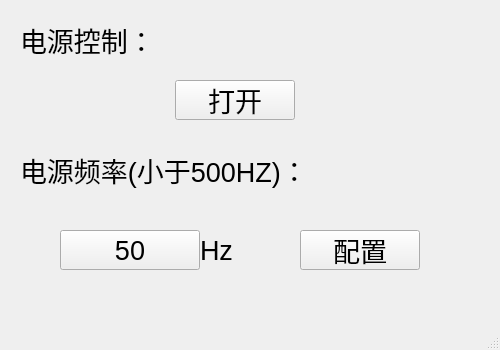
<?xml version="1.0" encoding="UTF-8"?>
<ui version="4.0">
 <class>power</class>
 <widget class="QMainWindow" name="power">
  <property name="geometry">
   <rect>
    <x>0</x>
    <y>0</y>
    <width>500</width>
    <height>350</height>
   </rect>
  </property>
  <property name="sizePolicy">
   <sizepolicy hsizetype="Fixed" vsizetype="Fixed">
    <horstretch>0</horstretch>
    <verstretch>0</verstretch>
   </sizepolicy>
  </property>
  <property name="windowTitle">
   <string>MainWindow</string>
  </property>
  <property name="styleSheet">
   <string notr="true">border-image: url(:/1.jpg);</string>
  </property>
  <widget class="QWidget" name="centralwidget">
   <widget class="QLabel" name="label">
    <property name="geometry">
     <rect>
      <x>20</x>
      <y>150</y>
      <width>300</width>
      <height>40</height>
     </rect>
    </property>
    <property name="sizePolicy">
     <sizepolicy hsizetype="Fixed" vsizetype="Fixed">
      <horstretch>0</horstretch>
      <verstretch>0</verstretch>
     </sizepolicy>
    </property>
    <property name="font">
     <font>
      <pointsize>20</pointsize>
     </font>
    </property>
    <property name="styleSheet">
     <string notr="true">border-image: url();</string>
    </property>
    <property name="text">
     <string>电源频率(小于500HZ)：</string>
    </property>
   </widget>
   <widget class="QLabel" name="label_2">
    <property name="geometry">
     <rect>
      <x>200</x>
      <y>230</y>
      <width>41</width>
      <height>41</height>
     </rect>
    </property>
    <property name="font">
     <font>
      <pointsize>20</pointsize>
     </font>
    </property>
    <property name="styleSheet">
     <string notr="true">border-image: url();</string>
    </property>
    <property name="text">
     <string>Hz</string>
    </property>
   </widget>
   <widget class="QPushButton" name="pushButton">
    <property name="geometry">
     <rect>
      <x>300</x>
      <y>230</y>
      <width>120</width>
      <height>40</height>
     </rect>
    </property>
    <property name="baseSize">
     <size>
      <width>0</width>
      <height>0</height>
     </size>
    </property>
    <property name="font">
     <font>
      <pointsize>20</pointsize>
     </font>
    </property>
    <property name="styleSheet">
     <string notr="true">border-image: url();</string>
    </property>
    <property name="text">
     <string>配置</string>
    </property>
   </widget>
   <widget class="QPushButton" name="pushButton_2">
    <property name="geometry">
     <rect>
      <x>60</x>
      <y>230</y>
      <width>140</width>
      <height>40</height>
     </rect>
    </property>
    <property name="font">
     <font>
      <pointsize>20</pointsize>
     </font>
    </property>
    <property name="styleSheet">
     <string notr="true">border-image: url();</string>
    </property>
    <property name="text">
     <string>50</string>
    </property>
   </widget>
   <widget class="QLabel" name="label_3">
    <property name="geometry">
     <rect>
      <x>20</x>
      <y>20</y>
      <width>140</width>
      <height>40</height>
     </rect>
    </property>
    <property name="font">
     <font>
      <pointsize>20</pointsize>
     </font>
    </property>
    <property name="styleSheet">
     <string notr="true">border-image: url(:);</string>
    </property>
    <property name="text">
     <string>电源控制：</string>
    </property>
   </widget>
   <widget class="QPushButton" name="pushButton_3">
    <property name="geometry">
     <rect>
      <x>175</x>
      <y>80</y>
      <width>120</width>
      <height>40</height>
     </rect>
    </property>
    <property name="font">
     <font>
      <pointsize>20</pointsize>
     </font>
    </property>
    <property name="styleSheet">
     <string notr="true">border-image: url(:);</string>
    </property>
    <property name="text">
     <string>打开</string>
    </property>
   </widget>
  </widget>
  <widget class="QStatusBar" name="statusbar"/>
 </widget>
 <resources/>
 <connections/>
</ui>
